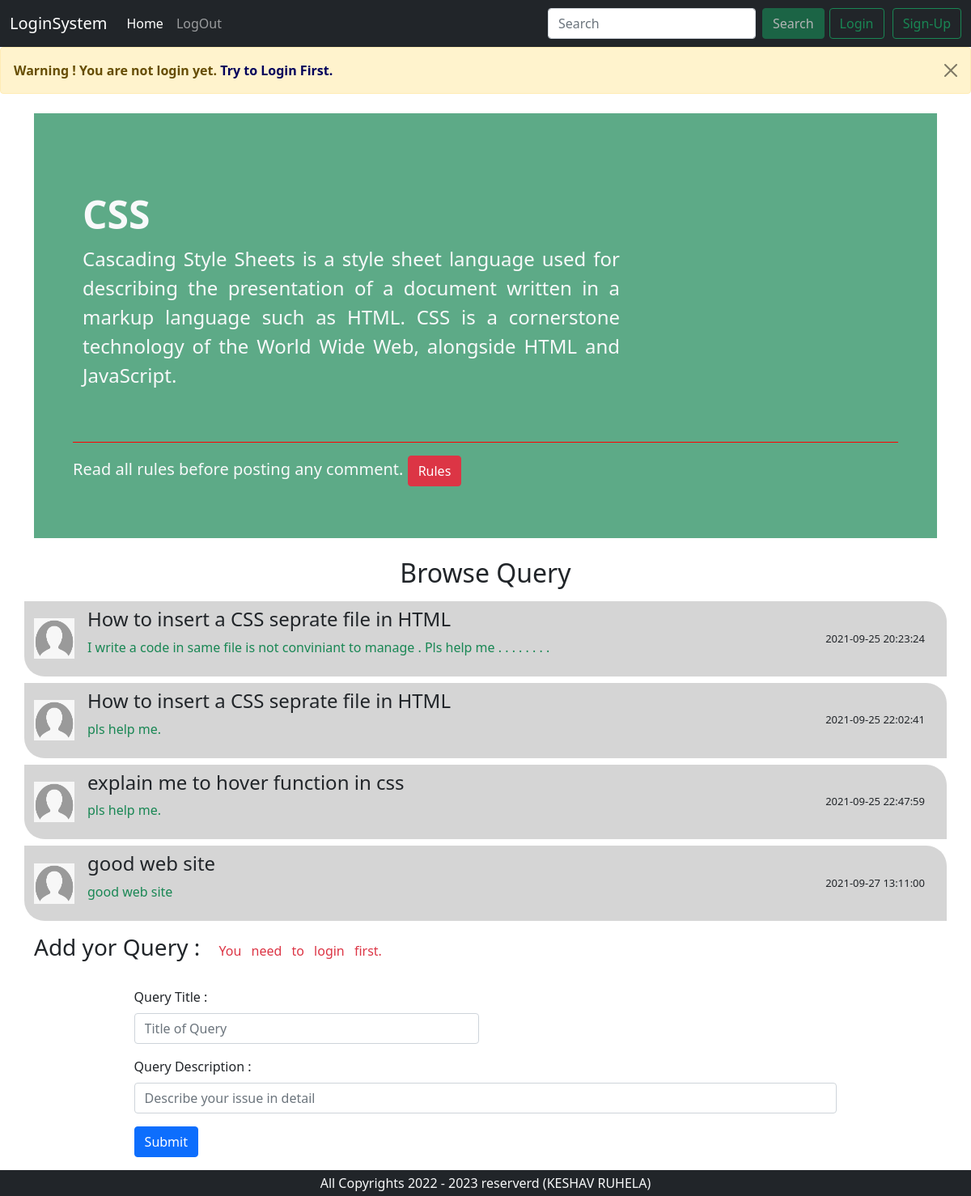
The app's page /view_threats.php?catagory_id_to_view=2 with its own data.
### tables this page shows
CREATE TABLE `category` (
  `category_id` int(11) NOT NULL,
  `category_name` varchar(100) NOT NULL,
  `category_desc` varchar(500) NOT NULL
);

CREATE TABLE `add_query` (
  `Sno` int(11) NOT NULL,
  `query_title` varchar(300) NOT NULL,
  `query_desc` text NOT NULL,
  `category_id` int(11) NOT NULL,
  `user_id` int(11) NOT NULL,
  `query_time` datetime NOT NULL DEFAULT current_timestamp()
);

### view_threats.php (the view, shortened to what this page needs)
<?php require '_sub_code/_dbconnection.php';
$firstlog = false;
if(isset($_SESSION['check'])){
if ($_SESSION['check'] == true){
    if ($_SERVER['REQUEST_METHOD'] == "POST"){
        $query_descr = $_POST['Query_Description'];
        $query_tit = $_POST['Query_title'];
        $query_descr =str_replace("<","&lt;",$query_descr);
        $query_descr =str_replace(">","&gt;",$query_descr);
        $query_tit =str_replace("<","&lt;",$query_tit);
        $query_tit =str_replace(">","&gt;",$query_tit);
        $set_query_user = "SELECT * FROM users WHERE user_name = '$_SESSION[userInfo]' || email = '$_SESSION[userInfo]' ";
        $result_set_query_user = mysqli_query($connecting, $set_query_user);
        $fetch_set_query_user = mysqli_fetch_assoc($result_set_query_user);
        $set_query_dublacy = "SELECT * FROM add_query WHERE query_title = '$query_tit' ";
        $result_set_query_dublacy = mysqli_query($connecting, $set_query_dublacy);
        $row = mysqli_num_rows($result_set_query_dublacy);
        if ($row == null ){
        $set_query = "INSERT INTO add_query (query_title, query_desc, category_id,user_id) VALUES ('$query_tit','$query_descr',$catid,$fetch_set_query_user[userid]) ";
        $result_set_query = mysqli_query($connecting, $set_query);
            if ($result_set_query){
            }
            else{
            }
    }
    else{
        $warning = true;
    }
 }
}
}
else{
    $firstlog = true;
}
?>
<!doctype html>
<html lang="en">
<head>
    <link href="https://cdn.jsdelivr.net/npm/bootstrap@5.1.1/dist/css/bootstrap.min.css" rel="stylesheet">
</head>
<body>
    <?php require "_sub_code/_navbar.php";
        if ($firstlog){
            echo '<div class="alert alert-warning alert-dismissible fade show" role="alert">
                <strong>Warning ! You are not login yet.<a style="color:#02025c;"> Try to Login First.</a> </strong>
                <button type="button" class="btn-close" data-bs-dismiss="alert" aria-label="Close"></button>
                </div>';
        }
    ?>
    <?php
    if ($_SERVER['REQUEST_METHOD']== "GET"){
        $catid = $_GET['catagory_id_to_view'];
    }
    $heading_name_query = "SELECT * FROM category WHERE category_id = $catid ";
    $result_heading_name_query = mysqli_query($connecting, $heading_name_query);
    $fetch_heading_name_query = mysqli_fetch_assoc($result_heading_name_query);
    echo '
    <div class="container my-4">
        <div class="p-5 mb-4 text-light rounded-0" style="background-color: #198754b3;">
        <div class="container-fluid py-5">
        <h1 class="display-5 fw-bold">' . $fetch_heading_name_query["category_name"] . '</h1>
                <p class="col-md-8 fs-4" style="text-align:justify;" >' . $fetch_heading_name_query["category_desc"] . '</p>
            </div>
            <footer class="py-3 fs-5" style="border-top: 1px solid red;">
                Read all rules before posting any comment.
        <button class="btn fs-6 btn-danger" type="button" data-bs-toggle="offcanvas" data-bs-target="#rule" aria-controls="rule">
        Rules
        </button>
        </div>
        </div>
    ';
    ?>
    <?php
    echo "<h2 class='text-center mb-3'>Browse Query</h2>";
        $read_threat = "SELECT * FROM add_query WHERE category_id = $_SESSION[catidsession] ";
        $result_read_threat = mysqli_query($connecting , $read_threat);
        while ($fetch_read_threat = mysqli_fetch_assoc($result_read_threat)){
            echo '
            <div class="container my-2 py-2" style="background-color:#85848457; border-radius: 0px 25px 0px 25px;">
                <div class="d-flex align-items-center">
                    <div class="flex-shrink-0">
                      <img src="./img/user_default_img.png" width="50px" height="50px" alt="...">
                    </div>
                    <div class="flex-grow-1 ms-3">
                    <h4><a href = "./single_threats_view.php?sno='.$fetch_read_threat["Sno"].'"class="text-dark overunderline">'.$fetch_read_threat["query_title"].'</a></h4>
                       <p class="text-success" style=""> '.$fetch_read_threat["query_desc"].'</p>
                    </div>
                    <a style="font-size:13px; padding-right:15px;">'.$fetch_read_threat["query_time"].'</a>
                </div>
            </div>
                ';
        }
    echo '
    <div class="container">
    <h3 class = "my-3">Add yor Query : <label class="fs-6 mx-3 text-danger" style="word-spacing:8px;">You need to login first.</label></h3>
    <div class="container" style="width:80%;">
        <form class="row g-3 my-3" action=\'./view_threats.php\' method="POST" >
        <div class="col-md-6">
            <label for="Query_title" class="form-label">Query Title : </label>
            <input type="text" required name="Query_title" maxlength="290" class="form-control" placeholder="Title of Query" id="Query_title">
        </div>
        <div class="col-12">
            <label for="Query_desc"  class="form-label">Query Description : </label>
            <input type="text" required class="form-control" name="Query_Description" id="Query_desc" placeholder="Describe your issue in detail">
        </div>
        <div class="col-12">
            <button type="submit" class="btn btn-primary">Submit</button>
        </div>
        </form>
        </div>
        </div>
    ';
?>
    <div class="container-fluid bg-dark text-center text-light py-1">
        <?php
        $date = date("Y");
        $nextdate = $date + 1;
        echo "All Copyrights $date" . ' - ' . " $nextdate reserverd (KESHAV RUHELA)";
        ?>
    </div>
</body>
</html>

### _sub_code/_navbar.php
<?php
    echo '
    <nav class="navbar navbar-expand-lg navbar-dark bg-dark">
    <div class="container-fluid">
      <a class="navbar-brand" href="#">LoginSystem</a>
      <button class="navbar-toggler" type="button" data-bs-toggle="collapse" data-bs-target="#navbarSupportedContent" aria-controls="navbarSupportedContent" aria-expanded="false" aria-label="Toggle navigation">
        <span class="navbar-toggler-icon"></span>
      </button>
      <div class="collapse navbar-collapse" id="navbarSupportedContent">
        <ul class="navbar-nav me-auto mb-2 mb-lg-0">
          <li class="nav-item">
            <a class="nav-link active" aria-current="page" href="./index.php">Home</a>
          </li>
          <li class="nav-item">
            <a class="nav-link" href="./_sub_code/_logout.php">LogOut</a>
          </li>
        </ul>
        <form class="d-flex">
          <input class="form-control me-2" type="search" placeholder="Search" aria-label="Search">
          <button class="btn btn-success" type="submit" disabled>Search</button>
        </form>
        <div>
        <button type="button" class="btn btn-outline-success" data-bs-toggle="modal" style="margin: 2px 6px;" data-bs-target="#loginModal">
        Login
        </button>
        <button type="button" class="btn btn-outline-success" data-bs-toggle="modal"  data-bs-target="#signupModal">
        Sign-Up
        </button>
        </div>
        </div>
        </div>
        </nav>
        ';
?>

### view_threats.php (style rules this page uses)
.overunderline { text-decoration: none; }

### records on screen
category: category_name "CSS", category_desc "Cascading Style Sheets is a style sheet language used for describing the presentation of a document written in a markup language such as HTML. CSS is a cornerstone technology of the World Wide Web, alongside HTML and JavaScript."
add_query: query_title "How to insert a CSS seprate file in HTML", query_desc "I write a code in same file is not conviniant to manage . Pls help me . . . . . . . .", query_time "2021-09-25 20:23:24"
add_query: query_title "How to insert a CSS seprate file in HTML", query_desc "pls help me.", query_time "2021-09-25 22:02:41"
add_query: query_title "explain me to hover function in css", query_desc "pls help me.", query_time "2021-09-25 22:47:59"
add_query: query_title "good web site", query_desc "good web site", query_time "2021-09-27 13:11:00"
